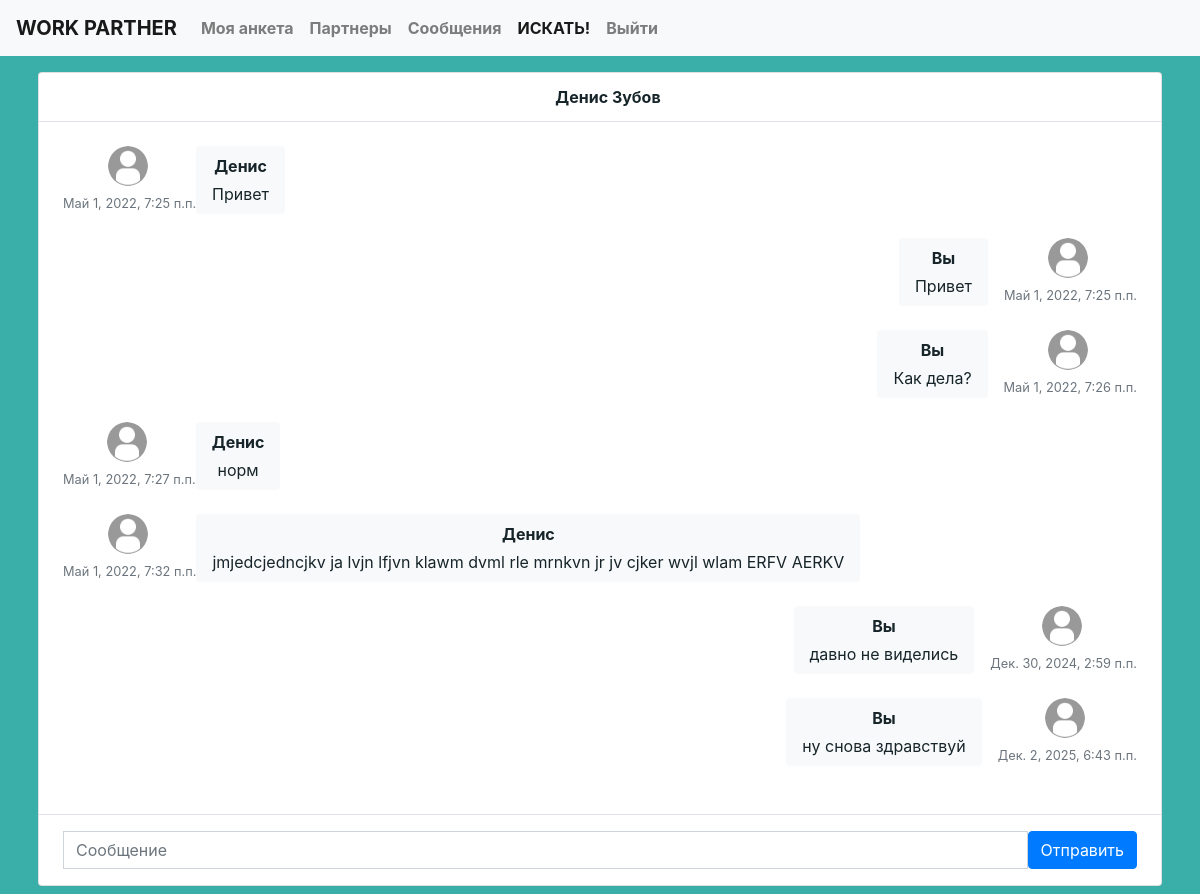
The page /dialogs/14 (signed in) on the database its author committed.
### socialNet/apps/network/models.py (models this page shows, shortened)
class Message(models.Model):
    chat = models.ForeignKey(Chat, verbose_name=_(
        "Чат"), on_delete=models.CASCADE)
    author = models.ForeignKey(User, verbose_name=_(
        "Пользователь"), on_delete=models.CASCADE)
    message = models.TextField(_("Сообщение"))
    pub_date = models.DateTimeField(
        _('Дата сообщения'), default=timezone.now)
    is_readed = models.BooleanField(
        _('Прочитано'), default=False)
    class Meta:
        ordering = ['pub_date']

class Profile(models.Model):
    SPECIALS = (
        (1, 'Программирование'),
        (2, 'Музыка'),
        (3, 'Блоги и видео'),
    )
    author = models.OneToOneField(User, on_delete=models.CASCADE)
    theme = models.BooleanField('theme', default=False)
    age = models.IntegerField('age', default=0)
    city = models.CharField('city', max_length=50, default=' ')
    spec = models.PositiveSmallIntegerField(
        'spec', choices=SPECIALS, default=True)
    descript = models.TextField('descript', default=' ')
    avatar = models.ImageField(upload_to='static/profile_images',
                               default='static/profile_images/default_picture.png')

### socialNet/apps/network/views.py (the view, shortened to what this page needs)
class MessagesView(View):
    def get(self, request, chat_id):
        companion = ""
        try:
            chat = Chat.objects.get(id=chat_id)
            for i in chat.members.all():
                if i != request.user:
                    companion = i
            if request.user in chat.members.all():
                chat.message_set.filter(is_readed=False).exclude(
                    author=request.user).update(is_readed=True)
            else:
                chat = None
        except Chat.DoesNotExist:
            chat = None
        return render(
            request,
            'network/dialog.html',
            {
                'user_profile': request.user,
                'chat': chat,
                'companion': companion,
                'form': MessageForm()
            }
        )

### socialNet/apps/network/forms.py
class MessageForm(ModelForm):
    class Meta:
        model = Message
        fields = ['message']
        widgets = {
            'message': TextInput(attrs={
                'placeholder': 'Сообщение',
                'class': 'form-control',
                'id': 'message'
            }),
        }

### socialNet/apps/network/templates/network/dialog.html (shortened to what this page needs)
{% extends 'network/base.html' %}
{% block body%}
{% if not chat %}
    <div>
        <h3>Невозможно начать беседу. Не найден пользователь или вы не имеете доступа к данной беседе.</h3>
    </div>
{% else %}
    {% load tz %}
    {% if chat %}
    <div class="container p-2">
		<div class="card">
			<div class="row g-0">
				<div class="col-12 col-lg-7 col-xl-12">
					<div class="py-2 px-4 border-bottom d-none d-lg-block">
						<div class="d-flex align-items-center py-1">
							<div class="flex-grow-1 pl-3">
                                <strong>{{ companion.first_name }} {{ companion.last_name }}</strong>
                            </div>
						</div>
					</div>
                    <div class="position-relative">
                        <div class="chat-messages p-4">
                            {% for message in chat.message_set.all %}
                                <div class="{% if message.author == request.user %}chat-message-right mb-4{% else %}chat-message-left pb-4{% endif %}">
                                    <div>
                                        <img src="..\{{ message.author.profile.avatar }}" class="rounded-circle mr-1" width="40" height="40">
                                        <div class="text-muted small text-nowrap mt-2">{{ message.pub_date|utc }}</div>
                                    </div>
                                    <div class="flex-shrink-1 bg-light rounded py-2 px-3 mr-3 message">
                                        <div class="font-weight-bold mb-1">{% if message.author == request.user %}Вы{% else %}{{ message.author.first_name }}{% endif %}</div>
                                        {{ message.message|safe }}
                                    </div>
                                </div>
                            {% endfor %}
                            </div>
                        </div>
                        <form method="post">
                            <div class="flex-grow-0 py-3 px-4 border-top">
                                <div class="input-group">
                                    {% for field in form %}
                                        {{ field }}
                                    {% endfor %}
                                    <button type="submit" class="btn btn-primary">Отправить</button>
                                </div>
                            </div>
                        </form>
				</div>
			</div>
		</div>
	</div>
    {% endif %}
{% endif %}
{% endblock %}

### socialNet/apps/network/static/network/base.css (style rules this page uses)
#body { background-color: #3AAFA9; }
input, textarea, select { width: 30%; padding: 0.375rem 0.75rem; font-size: 1rem; line-height: 1.5; color: #495057; background-color: #fff; background-clip: padding-box; border: 1px solid #ced4da; border-radius: 0.25rem; transition: border-color .15s ease-in-out,box-shadow .15s ease-in-out; }
.chat-messages { display: flex; flex-direction: column; max-height: 800px; overflow-y: scroll; }
.chat-message-left, .chat-message-right { display: flex; flex-shrink: 0 }
.chat-message-left { margin-right: auto }
.chat-message-right { flex-direction: row-reverse; margin-left: auto }
.py-3 { padding-top: 1rem!important; padding-bottom: 1rem!important; }
.px-4 { padding-right: 1.5rem!important; padding-left: 1.5rem!important; }
.flex-grow-0 { flex-grow: 0!important; }
.border-top { border-top: 1px solid #dee2e6!important; }
.message { background-color: #3AAFA9; }

### rows shown on the page
Message: author.profile.avatar (placeholder picture), pub_date|utc "Май 1, 2022, 7:25 п.п.", author.first_name "Денис", message "Привет"
Message: author.profile.avatar (placeholder picture), pub_date|utc "Май 1, 2022, 7:25 п.п.", shows "Вы", message "Привет"
Message: author.profile.avatar (placeholder picture), pub_date|utc "Май 1, 2022, 7:26 п.п.", shows "Вы", message "Как дела?"
Message: author.profile.avatar (placeholder picture), pub_date|utc "Май 1, 2022, 7:27 п.п.", author.first_name "Денис", message "норм"
Message: author.profile.avatar (placeholder picture), pub_date|utc "Май 1, 2022, 7:32 п.п.", author.first_name "Денис", message "jmjedcjedncjkv ja lvjn lfjvn klawm dvml rle mrnkvn jr jv cjker wvjl wlam ERFV AERKV"
Message: author.profile.avatar (placeholder picture), pub_date|utc "Дек. 30, 2024, 2:59 п.п.", shows "Вы", message "давно не виделись"
Message: author.profile.avatar (placeholder picture), pub_date|utc "Дек. 2, 2025, 6:43 п.п.", shows "Вы", message "ну снова здравствуй"

### other values the page prints
{{ companion.first_name }} "Денис"
{{ companion.last_name }} "Зубов"
